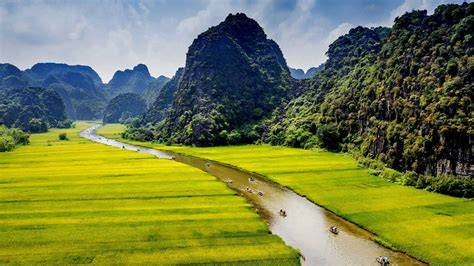
#> input picture CHUONG_1/image/sample_chapter_1.jpg, 474 x 266 px
$ jupyter execute Bai_thuc_hanh_chuong_1.ipynb
#> lines starting #> are read from the running program, lines starting #| are printed output that depends on the picture
# Bài thực hành chương 1

Notebook này giải các yêu cầu chương 1 bằng OpenCV, Pillow, NumPy và Matplotlib.

**Cách dùng nhanh:** chạy lần lượt từng cell từ trên xuống. Notebook dùng ảnh có sẵn trong `IMAGE_PATH`; nếu muốn dùng ảnh riêng, đổi biến này trong phần cấu hình.

## Câu 1. Cài đặt các thư viện OpenCV và Pillow

**Input:** môi trường Python/Jupyter.

**Output:** cài đặt và kiểm tra phiên bản thư viện.

**Thuật toán:** dùng `pip` cài các gói cần thiết, sau đó import để kiểm tra.

[cell 1]
# !pip install opencv-python pillow matplotlib numpy
from pathlib import Path

import cv2
import matplotlib.pyplot as plt
import numpy as np
from PIL import Image

## Cấu hình ảnh đầu vào

Đổi `IMAGE_PATH` thành đường dẫn ảnh của bạn, ví dụ: `r'D:/anh/test.jpg'`. Nếu tệp không tồn tại, notebook sẽ báo lỗi để bạn kiểm tra lại đường dẫn.

[cell 2]
IMAGE_PATH = 'image/sample_chapter_1.jpg'
OUTPUT_DIR = Path('outputs_chapter_1')
OUTPUT_DIR.mkdir(exist_ok=True)

image_bgr = cv2.imread(IMAGE_PATH)
#> image_bgr is the input picture: shape (266, 474, 3); mean B, G, R 72.6, 125.6, 116.7
if image_bgr is None:
    raise FileNotFoundError(IMAGE_PATH)
image_rgb = cv2.cvtColor(image_bgr, cv2.COLOR_BGR2RGB)

def show_images(items, cols=None):
    cols = cols or len(items)
    rows = (len(items) + cols - 1) // cols
    fig, axes = plt.subplots(rows, cols, figsize=(4 * cols, 4 * rows), squeeze=False)
    for ax, (title, img) in zip(axes.ravel(), items):
        ax.imshow(img, cmap='gray' if img.ndim == 2 else None)
        ax.set_title(title)
        ax.axis('off')
    for ax in axes.ravel()[len(items):]:
        ax.axis('off')
    plt.tight_layout()
    plt.show()

show_images([('Ảnh gốc', image_rgb)])

## Câu 2. Đọc, hiển thị và lưu ảnh

**Input:** một ảnh bất kỳ từ máy tính.

**Output:** ảnh được hiển thị và ảnh đã lưu lại với định dạng khác.

**Thuật toán:**
1. Dùng `cv2.imread` đọc ảnh theo định dạng BGR.
2. Đổi BGR sang RGB để hiển thị đúng màu bằng Matplotlib.
3. Dùng `cv2.imwrite` hoặc Pillow để lưu ảnh sang định dạng khác.

[cell 3]
show_images([('Ảnh gốc', image_rgb)])

cv2.imwrite(str(OUTPUT_DIR / 'cau_2_anh_luu_lai.png'), image_bgr)
Image.fromarray(image_rgb).save(OUTPUT_DIR / 'cau_2_anh_luu_lai.jpg', quality=95)

## Câu 3. Chuyển đổi không gian màu

**Input:** ảnh màu RGB/BGR.

**Output:** ảnh grayscale, HSV và LAB.

**Thuật toán:** dùng `cv2.cvtColor` chuyển từng không gian màu. Ảnh HSV/LAB được hiển thị theo từng kênh để dễ quan sát.

[cell 4]
gray = cv2.cvtColor(image_bgr, cv2.COLOR_BGR2GRAY)
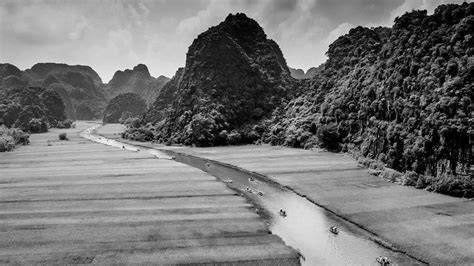
#> gray: shape (266, 474); min 0, max 254, mean 116.9
hsv = cv2.cvtColor(image_bgr, cv2.COLOR_BGR2HSV)
#> hsv: shape (266, 474, 3); mean H, S, V 61.8, 155.1, 136.6
lab = cv2.cvtColor(image_bgr, cv2.COLOR_BGR2LAB)
#> lab: shape (266, 474, 3); mean of channels 0, 1, 2 128.2, 120.6, 149.6

cv2.imwrite(str(OUTPUT_DIR / 'cau_3_grayscale.png'), gray)
cv2.imwrite(str(OUTPUT_DIR / 'cau_3_hsv.png'), hsv)
cv2.imwrite(str(OUTPUT_DIR / 'cau_3_lab.png'), lab)

show_images([
    ('Grayscale', gray),
    ('HSV - Hue', hsv[:, :, 0]),
    ('HSV - Saturation', hsv[:, :, 1]),
    ('HSV - Value', hsv[:, :, 2]),
    ('LAB - Lightness', lab[:, :, 0]),
    ('LAB đổi lại RGB', cv2.cvtColor(lab, cv2.COLOR_LAB2RGB)),
], cols=3)
#> call 3 of show_images, with cols = 3
#> in show_images (call 3), `plt.show()`:
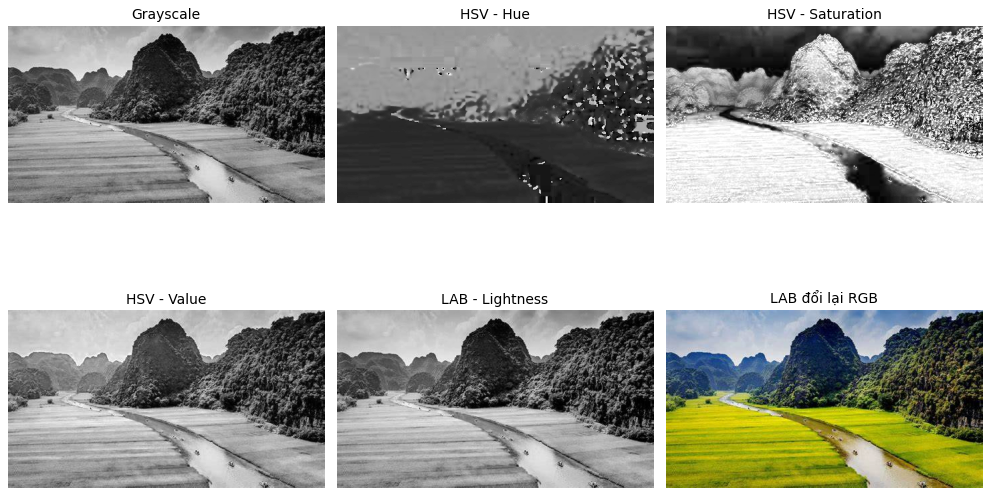
#> figure drawn by matplotlib, 6 panels

## Câu 4. Cắt xén và thay đổi kích thước

**Input:** ảnh gốc.

**Output:** vùng ảnh đã cắt, ảnh resize theo tỷ lệ và ảnh resize theo kích thước cố định.

**Thuật toán:**
1. Cắt ảnh bằng slicing `image[y1:y2, x1:x2]`.
2. Resize theo tỷ lệ bằng cách nhân chiều rộng/cao với hệ số.
3. Resize cố định bằng kích thước `(width, height)`.

[cell 5]
height, width = image_bgr.shape[:2]
#> height = 266; width = 474
cropped = image_bgr[height // 4:3 * height // 4, width // 4:3 * width // 4]
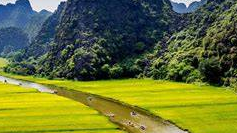
#> cropped: shape (133, 237, 3); mean B, G, R 52.7, 113, 102.2
resized_by_scale = cv2.resize(image_bgr, None, fx=0.5, fy=0.5)
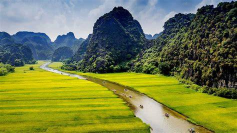
#> resized_by_scale: shape (133, 237, 3); mean B, G, R 72.8, 125.7, 116.8
resized_fixed = cv2.resize(image_bgr, (320, 240))
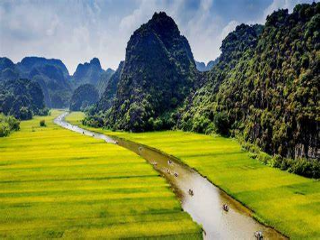
#> resized_fixed: shape (240, 320, 3); mean B, G, R 72.5, 125.4, 116.5

cv2.imwrite(str(OUTPUT_DIR / 'cau_4_cat_vung_trung_tam.png'), cropped)
cv2.imwrite(str(OUTPUT_DIR / 'cau_4_resize_50_percent.png'), resized_by_scale)
cv2.imwrite(str(OUTPUT_DIR / 'cau_4_resize_320x240.png'), resized_fixed)

show_images([
    ('Ảnh cắt', cv2.cvtColor(cropped, cv2.COLOR_BGR2RGB)),
    ('Resize 50%', cv2.cvtColor(resized_by_scale, cv2.COLOR_BGR2RGB)),
    ('Resize 320x240', cv2.cvtColor(resized_fixed, cv2.COLOR_BGR2RGB)),
])
#> in show_images (call 4), `plt.show()`:
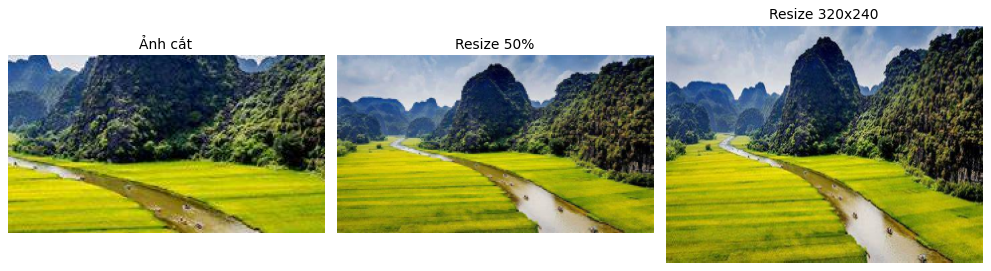
#> figure drawn by matplotlib, 3 panels

## Câu 5. Vẽ hình cơ bản và thêm văn bản

**Input:** ảnh gốc.

**Output:** ảnh có đường thẳng, hình tròn, hình chữ nhật và văn bản.

**Thuật toán:** sao chép ảnh gốc, sau đó dùng các hàm `cv2.line`, `cv2.circle`, `cv2.rectangle`, `cv2.putText` để vẽ lên ảnh.

[cell 6]
drawn = image_bgr.copy()
cv2.line(drawn, (30, 30), (width - 30, 30), (0, 0, 255), 5)
cv2.rectangle(drawn, (50, 80), (250, 220), (255, 0, 0), 4)
cv2.circle(drawn, (width - 150, 160), 70, (0, 255, 0), 4)
cv2.putText(drawn, 'Chapter 1', (50, height - 45),
            cv2.FONT_HERSHEY_SIMPLEX, 1.3, (255, 255, 255), 3)
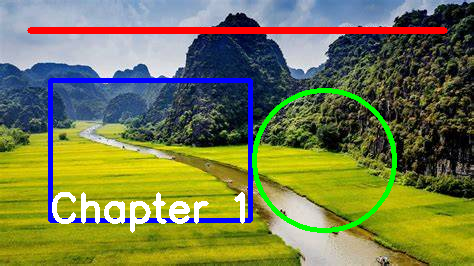
#> drawn: shape (266, 474, 3); mean B, G, R 76.6, 123.7, 117

cv2.imwrite(str(OUTPUT_DIR / 'cau_5_ve_hinh_va_text.png'), drawn)
show_images([('Vẽ hình và chữ', cv2.cvtColor(drawn, cv2.COLOR_BGR2RGB))])
